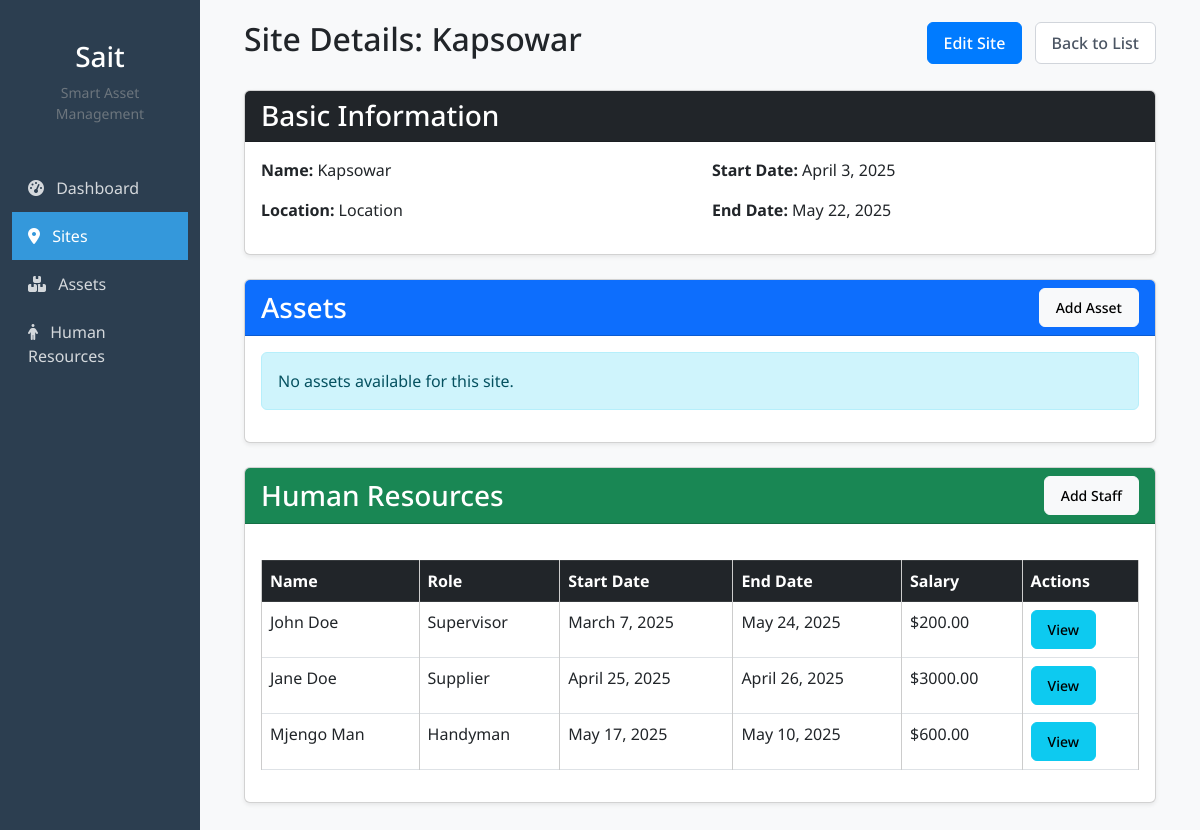
/sites/2/ (signed in), run on an earlier commit of the app's database.
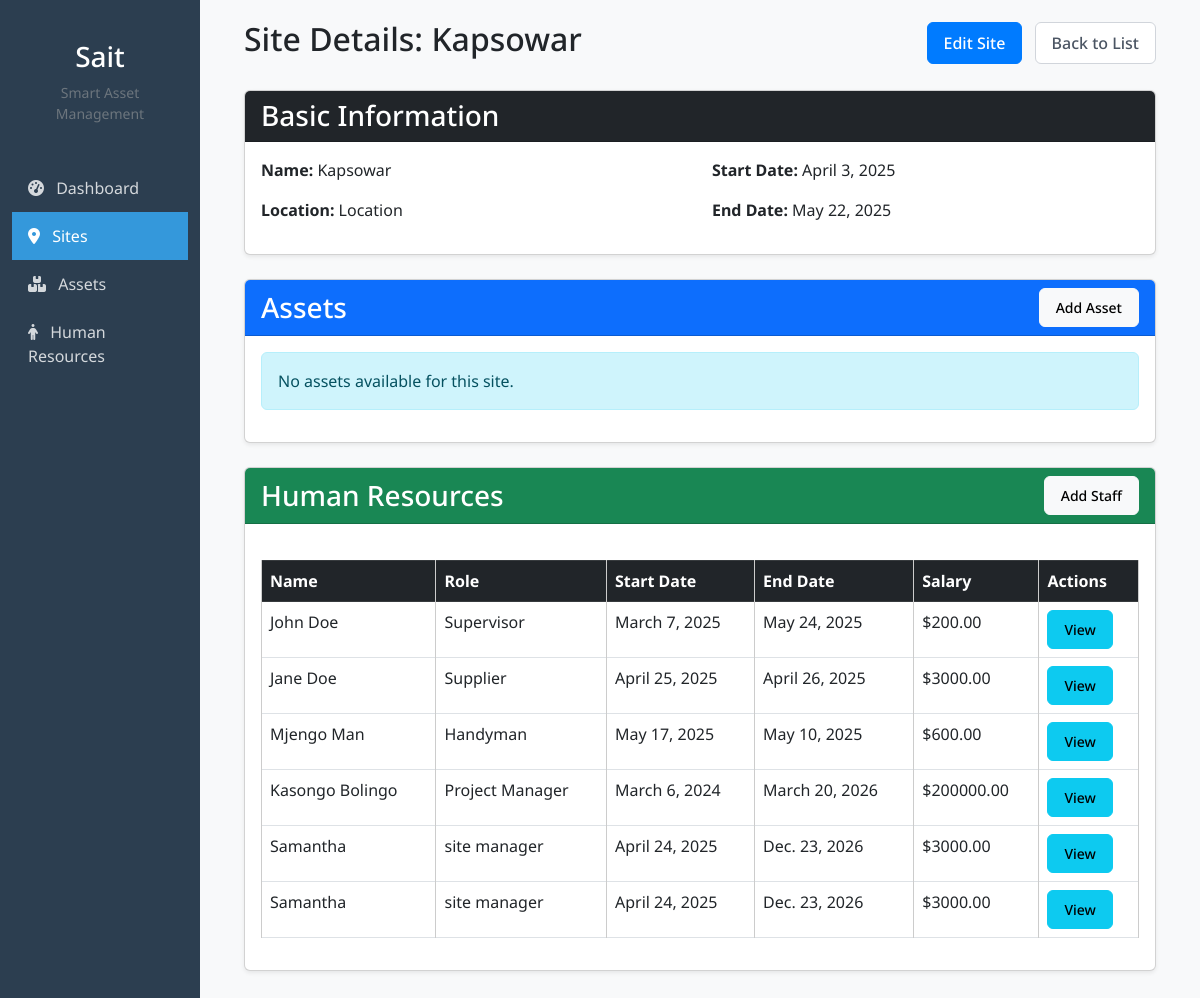
And on a later commit of the database.
### foreman/models.py (models this page shows, shortened)
class Human_resource(models.Model):
    site = models.ForeignKey(Site, on_delete=models.CASCADE, related_name='human_resources')
    name = models.CharField(max_length=100)
    role = models.CharField(max_length=100)
    start_date = models.DateField()
    end_date = models.DateField()
    salary = models.DecimalField(max_digits=10, decimal_places=2)
    phone_number = models.CharField(max_length=15, blank=True, null=True)
    owner = models.ForeignKey(User, on_delete=models.CASCADE, related_name='human_resources',null=True, blank=True)

### foreman/views.py (the view)
# urls.py: path('sites/<int:pk>/', views.site_detail, name='site_detail'),
@login_required
def site_detail(request, pk):
    site = get_object_or_404(Site, pk=pk)
    assets = Asset.objects.filter(site=site)
    human_resources = Human_resource.objects.filter(site=site)
    context = {
        'site': site,
        'assets': assets,
        'human_resources': human_resources
    }
    return render(request, 'site_detail.html', context)

### foreman/templates/site_detail.html (shortened to what the changed rows need)
{% extends '_base.html' %}
{% block content %}
<div class="mb-4 d-flex justify-content-between align-items-center">
    <h2>Site Details: {{ site.name }}</h2>
</div>
<div class="card">
    <div class="card-body">
        {% if human_resources %}
        <div class="table-responsive">
            <table class="table table-bordered table-hover">
                <thead class="table-dark">
                    <tr>
                        <th>Name</th>
                        <th>Role</th>
                        <th>Start Date</th>
                        <th>End Date</th>
                        <th>Salary</th>
                        <th>Actions</th>
                    </tr>
                </thead>
                <tbody>
                    {% for hr in human_resources %}
                    <tr>
                        <td>{{ hr.name }}</td>
                        <td>{{ hr.role }}</td>
                        <td>{{ hr.start_date }}</td>
                        <td>{{ hr.end_date }}</td>
                        <td>${{ hr.salary }}</td>
                        <td>
                            <div class="btn-group btn-group-sm">
                                <a href="{% url "human_resource_list" %}" class="btn btn-info">View</a>
                            </div>
                        </td>
                    </tr>
                    {% endfor %}
                </tbody>
            </table>
        </div>
        {% else %}
        <div class="alert alert-info">
            No human resources available for this site.
        </div>
        {% endif %}
    </div>
</div>
{% endblock %}

What changed in the data, as far as the page shows it:
added Human_resource: name "Kasongo Bolingo", role "Project Manager", start_date "March 6, 2024", end_date "March 20, 2026", salary "200000.00"
added Human_resource: name "Samantha", role "site manager", start_date "April 24, 2025", end_date "Dec. 23, 2026", salary "3000.00"
added Human_resource: name "Samantha", role "site manager", start_date "April 24, 2025", end_date "Dec. 23, 2026", salary "3000.00"
